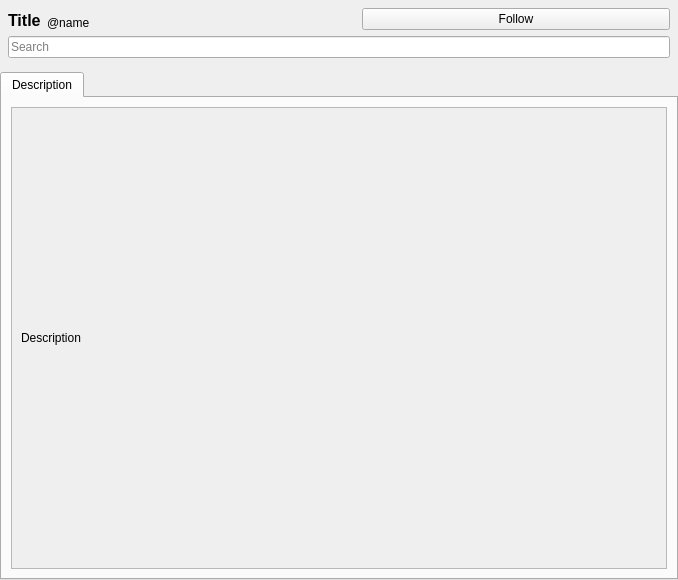
<?xml version="1.0" encoding="UTF-8"?>
<ui version="4.0">
 <class>Form</class>
 <widget class="QWidget" name="Form">
  <property name="geometry">
   <rect>
    <x>0</x>
    <y>0</y>
    <width>678</width>
    <height>580</height>
   </rect>
  </property>
  <property name="windowTitle">
   <string>Form</string>
  </property>
  <layout class="QVBoxLayout" name="verticalLayout_2">
   <property name="leftMargin">
    <number>0</number>
   </property>
   <property name="topMargin">
    <number>0</number>
   </property>
   <property name="rightMargin">
    <number>0</number>
   </property>
   <property name="bottomMargin">
    <number>0</number>
   </property>
   <item>
    <layout class="QGridLayout" name="gridLayout">
     <property name="leftMargin">
      <number>8</number>
     </property>
     <property name="topMargin">
      <number>8</number>
     </property>
     <property name="rightMargin">
      <number>8</number>
     </property>
     <property name="bottomMargin">
      <number>8</number>
     </property>
     <item row="0" column="2">
      <widget class="QPushButton" name="follow_button">
       <property name="text">
        <string>Follow</string>
       </property>
      </widget>
     </item>
     <item row="0" column="0">
      <widget class="QLabel" name="title_label">
       <property name="sizePolicy">
        <sizepolicy hsizetype="Fixed" vsizetype="Preferred">
         <horstretch>0</horstretch>
         <verstretch>0</verstretch>
        </sizepolicy>
       </property>
       <property name="font">
        <font>
         <pointsize>12</pointsize>
         <weight>75</weight>
         <bold>true</bold>
         <underline>false</underline>
        </font>
       </property>
       <property name="text">
        <string>Title</string>
       </property>
       <property name="alignment">
        <set>Qt::AlignBottom|Qt::AlignLeading|Qt::AlignLeft</set>
       </property>
      </widget>
     </item>
     <item row="0" column="1">
      <widget class="QLabel" name="name_label">
       <property name="text">
        <string>@name</string>
       </property>
       <property name="alignment">
        <set>Qt::AlignBottom|Qt::AlignLeading|Qt::AlignLeft</set>
       </property>
      </widget>
     </item>
     <item row="1" column="0" colspan="3">
      <widget class="QLineEdit" name="search_line_edit">
       <property name="placeholderText">
        <string>Search</string>
       </property>
      </widget>
     </item>
    </layout>
   </item>
   <item>
    <widget class="QTabWidget" name="tabWidget">
     <property name="currentIndex">
      <number>0</number>
     </property>
     <widget class="QWidget" name="description_tab">
      <attribute name="title">
       <string>Description</string>
      </attribute>
      <layout class="QVBoxLayout" name="verticalLayout_6">
       <item>
        <widget class="QScrollArea" name="scrollArea">
         <property name="widgetResizable">
          <bool>true</bool>
         </property>
         <widget class="QWidget" name="scrollAreaWidgetContents_2">
          <property name="geometry">
           <rect>
            <x>0</x>
            <y>0</y>
            <width>644</width>
            <height>424</height>
           </rect>
          </property>
          <layout class="QVBoxLayout" name="verticalLayout">
           <item>
            <widget class="QLabel" name="description_label">
             <property name="text">
              <string>Description</string>
             </property>
             <property name="textFormat">
              <enum>Qt::MarkdownText</enum>
             </property>
             <property name="textInteractionFlags">
              <set>Qt::LinksAccessibleByMouse|Qt::TextSelectableByMouse</set>
             </property>
            </widget>
           </item>
          </layout>
         </widget>
        </widget>
       </item>
      </layout>
     </widget>
    </widget>
   </item>
  </layout>
 </widget>
 <resources/>
 <connections/>
</ui>
